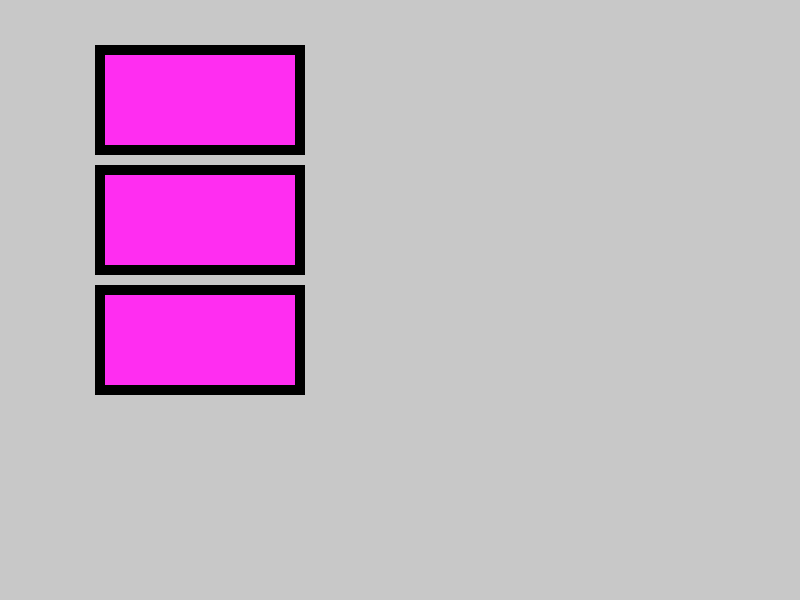
Frame 1 (no input)
Frame 60 (no input): identical to frame 1, image omitted
Frame 120 (the mouse pressed at the canvas centre since frame 60): identical to frame 1, image omitted

The p5.js sketch that drew this single still picture (run headless with seeded random() and noise() and a simulated clock; from frame 60 on, the mouse is pressed at the canvas centre):

// p5.js sketch
// ── sketch.js



function setup() {
 	createCanvas(800,600); 

 	background(200);
  	fill(255,45,241);
  	strokeWeight(10);

	
	var yPos = 50;
	var yDistance = 120;

	// yPos is 50
  	rect(100,yPos, 200,100);
  	yPos = yPos + yDistance;
  	// now, yPos is 200

  	rect(100,yPos, 200,100);
  	
  	yPos = yPos + yDistance;
  	// now, yPos is 350
  	rect(100,yPos, 200,100);

}

function draw() {
   	

}
